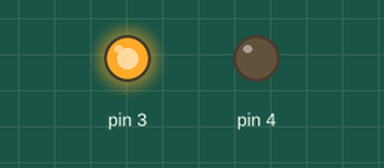
A sketch run on a simulated Arduino Uno, built with avr-gcc and run on an emulated ATmega328P. Parts: output pins drawn as LEDs (lit = HIGH).

Above: at 0.5 s.
At 2.5 s:
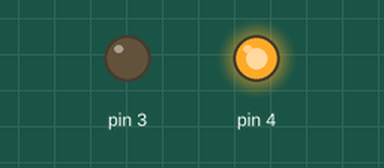
At 3.5 s:
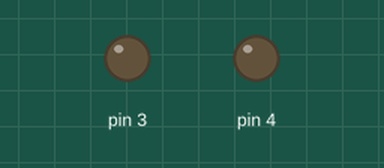
Timing chart, 0 to 5.2 s (numbered marks = the images above):
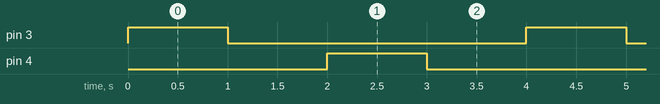

The sketch:

c_digo.ino
```cpp
void setup()
{
  pinMode(3, OUTPUT);
  pinMode(4, OUTPUT);
}

void loop()

{
  digitalWrite(3, HIGH);
  delay(1000); // Wait for 1000 millisecond(s)
  digitalWrite(3, LOW);
  delay(1000); // Wait for 1000 millisecond(s)


  digitalWrite(4, HIGH);
  delay(1000); // Wait for 1000 millisecond(s)
  digitalWrite(4, LOW);
  delay(1000); // Wait for 1000 millisecond(s)
}
```

Measured:
- by itself, pin 3, pin 4: alternates HIGH for 1.0 s and LOW for 3.0 s
- by itself, everything shown: repeats every 4.0 s, in 4 steps
